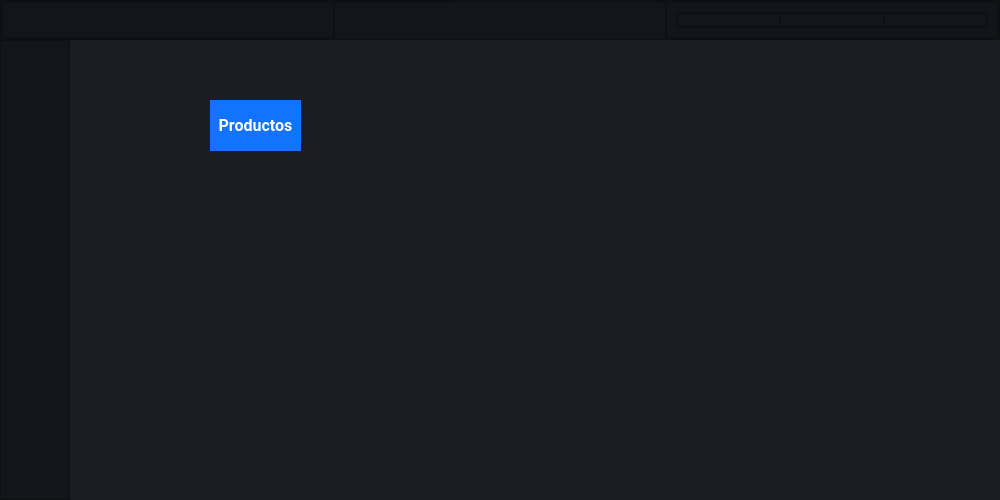
<?xml version="1.0" encoding="UTF-8"?>
<ui version="4.0">
 <class>MainWindow</class>
 <widget class="QMainWindow" name="MainWindow">
  <property name="geometry">
   <rect>
    <x>0</x>
    <y>0</y>
    <width>1000</width>
    <height>500</height>
   </rect>
  </property>
  <property name="windowTitle">
   <string>MainWindow</string>
  </property>
  <property name="styleSheet">
   <string notr="true">background-color: rgb(45, 45, 45);</string>
  </property>
  <widget class="QWidget" name="centralwidget">
   <property name="minimumSize">
    <size>
     <width>1000</width>
     <height>500</height>
    </size>
   </property>
   <layout class="QVBoxLayout" name="verticalLayout">
    <property name="spacing">
     <number>0</number>
    </property>
    <property name="leftMargin">
     <number>0</number>
    </property>
    <property name="topMargin">
     <number>0</number>
    </property>
    <property name="rightMargin">
     <number>0</number>
    </property>
    <property name="bottomMargin">
     <number>0</number>
    </property>
    <item>
     <widget class="QFrame" name="Top_Bar">
      <property name="maximumSize">
       <size>
        <width>16777215</width>
        <height>40</height>
       </size>
      </property>
      <property name="styleSheet">
       <string notr="true">background-color: rgb(35, 35, 35);
</string>
      </property>
      <property name="frameShape">
       <enum>QFrame::NoFrame</enum>
      </property>
      <property name="frameShadow">
       <enum>QFrame::Raised</enum>
      </property>
      <layout class="QHBoxLayout" name="horizontalLayout">
       <property name="spacing">
        <number>0</number>
       </property>
       <property name="leftMargin">
        <number>0</number>
       </property>
       <property name="topMargin">
        <number>0</number>
       </property>
       <property name="rightMargin">
        <number>0</number>
       </property>
       <property name="bottomMargin">
        <number>0</number>
       </property>
       <item>
        <widget class="QFrame" name="frame_top">
         <property name="minimumSize">
          <size>
           <width>0</width>
           <height>0</height>
          </size>
         </property>
         <property name="styleSheet">
          <string notr="true">background-color: rgb(18, 21, 26);</string>
         </property>
         <property name="frameShape">
          <enum>QFrame::StyledPanel</enum>
         </property>
         <property name="frameShadow">
          <enum>QFrame::Raised</enum>
         </property>
         <layout class="QHBoxLayout" name="horizontalLayout_3">
          <property name="spacing">
           <number>0</number>
          </property>
          <property name="leftMargin">
           <number>0</number>
          </property>
          <property name="topMargin">
           <number>0</number>
          </property>
          <property name="rightMargin">
           <number>0</number>
          </property>
          <property name="bottomMargin">
           <number>0</number>
          </property>
          <item>
           <widget class="QFrame" name="frame">
            <property name="frameShape">
             <enum>QFrame::StyledPanel</enum>
            </property>
            <property name="frameShadow">
             <enum>QFrame::Raised</enum>
            </property>
            <layout class="QHBoxLayout" name="horizontalLayout_4">
             <property name="spacing">
              <number>0</number>
             </property>
             <property name="leftMargin">
              <number>0</number>
             </property>
             <property name="topMargin">
              <number>0</number>
             </property>
             <property name="rightMargin">
              <number>0</number>
             </property>
             <property name="bottomMargin">
              <number>0</number>
             </property>
             <item>
              <widget class="QFrame" name="frame_izquierda">
               <property name="frameShape">
                <enum>QFrame::StyledPanel</enum>
               </property>
               <property name="frameShadow">
                <enum>QFrame::Raised</enum>
               </property>
              </widget>
             </item>
             <item>
              <widget class="QFrame" name="frame_medio">
               <property name="sizePolicy">
                <sizepolicy hsizetype="Preferred" vsizetype="Preferred">
                 <horstretch>0</horstretch>
                 <verstretch>7</verstretch>
                </sizepolicy>
               </property>
               <property name="minimumSize">
                <size>
                 <width>0</width>
                 <height>40</height>
                </size>
               </property>
               <property name="frameShape">
                <enum>QFrame::StyledPanel</enum>
               </property>
               <property name="frameShadow">
                <enum>QFrame::Raised</enum>
               </property>
               <widget class="QLabel" name="label">
                <property name="geometry">
                 <rect>
                  <x>120</x>
                  <y>-25</y>
                  <width>202</width>
                  <height>80</height>
                 </rect>
                </property>
                <property name="sizePolicy">
                 <sizepolicy hsizetype="Maximum" vsizetype="Maximum">
                  <horstretch>0</horstretch>
                  <verstretch>0</verstretch>
                 </sizepolicy>
                </property>
                <property name="styleSheet">
                 <string notr="true">border-image: url(:/cct/Logo.png);</string>
                </property>
                <property name="text">
                 <string/>
                </property>
               </widget>
              </widget>
             </item>
             <item>
              <widget class="QFrame" name="frame_derecha">
               <property name="sizePolicy">
                <sizepolicy hsizetype="Preferred" vsizetype="Preferred">
                 <horstretch>0</horstretch>
                 <verstretch>0</verstretch>
                </sizepolicy>
               </property>
               <property name="frameShape">
                <enum>QFrame::StyledPanel</enum>
               </property>
               <property name="frameShadow">
                <enum>QFrame::Raised</enum>
               </property>
               <layout class="QHBoxLayout" name="horizontalLayout_5">
                <item>
                 <widget class="QFrame" name="frame_2">
                  <property name="frameShape">
                   <enum>QFrame::StyledPanel</enum>
                  </property>
                  <property name="frameShadow">
                   <enum>QFrame::Raised</enum>
                  </property>
                  <layout class="QHBoxLayout" name="horizontalLayout_6">
                   <property name="spacing">
                    <number>0</number>
                   </property>
                   <property name="leftMargin">
                    <number>0</number>
                   </property>
                   <property name="topMargin">
                    <number>0</number>
                   </property>
                   <property name="rightMargin">
                    <number>0</number>
                   </property>
                   <property name="bottomMargin">
                    <number>0</number>
                   </property>
                   <item>
                    <widget class="QFrame" name="frame_interno_izquierdo">
                     <property name="frameShape">
                      <enum>QFrame::StyledPanel</enum>
                     </property>
                     <property name="frameShadow">
                      <enum>QFrame::Raised</enum>
                     </property>
                    </widget>
                   </item>
                   <item>
                    <widget class="QFrame" name="frame_intern_medio">
                     <property name="frameShape">
                      <enum>QFrame::StyledPanel</enum>
                     </property>
                     <property name="frameShadow">
                      <enum>QFrame::Raised</enum>
                     </property>
                    </widget>
                   </item>
                   <item>
                    <widget class="QFrame" name="frame_interno_derecha">
                     <property name="frameShape">
                      <enum>QFrame::StyledPanel</enum>
                     </property>
                     <property name="frameShadow">
                      <enum>QFrame::Raised</enum>
                     </property>
                     <layout class="QHBoxLayout" name="horizontalLayout_7">
                      <property name="spacing">
                       <number>0</number>
                      </property>
                      <property name="leftMargin">
                       <number>0</number>
                      </property>
                      <property name="topMargin">
                       <number>0</number>
                      </property>
                      <property name="rightMargin">
                       <number>0</number>
                      </property>
                      <property name="bottomMargin">
                       <number>0</number>
                      </property>
                      <item alignment="Qt::AlignHCenter|Qt::AlignTop">
                       <widget class="QPushButton" name="Btn_minimize">
                        <property name="sizePolicy">
                         <sizepolicy hsizetype="Fixed" vsizetype="Fixed">
                          <horstretch>0</horstretch>
                          <verstretch>0</verstretch>
                         </sizepolicy>
                        </property>
                        <property name="styleSheet">
                         <string notr="true">border: none;
</string>
                        </property>
                        <property name="text">
                         <string/>
                        </property>
                        <property name="icon">
                         <iconset resource="Iconos/logo.qrc">
                          <normaloff>:/cct/Exit.png</normaloff>:/cct/Exit.png</iconset>
                        </property>
                        <property name="iconSize">
                         <size>
                          <width>45</width>
                          <height>45</height>
                         </size>
                        </property>
                       </widget>
                      </item>
                      <item alignment="Qt::AlignHCenter|Qt::AlignTop">
                       <widget class="QPushButton" name="Btn_Maximize">
                        <property name="sizePolicy">
                         <sizepolicy hsizetype="Fixed" vsizetype="Fixed">
                          <horstretch>0</horstretch>
                          <verstretch>0</verstretch>
                         </sizepolicy>
                        </property>
                        <property name="styleSheet">
                         <string notr="true">border: none;
</string>
                        </property>
                        <property name="text">
                         <string/>
                        </property>
                        <property name="icon">
                         <iconset resource="Iconos/logo.qrc">
                          <normaloff>:/cct/Exit.png</normaloff>:/cct/Exit.png</iconset>
                        </property>
                        <property name="iconSize">
                         <size>
                          <width>45</width>
                          <height>45</height>
                         </size>
                        </property>
                       </widget>
                      </item>
                      <item>
                       <widget class="QPushButton" name="Btn_close">
                        <property name="sizePolicy">
                         <sizepolicy hsizetype="Minimum" vsizetype="Fixed">
                          <horstretch>0</horstretch>
                          <verstretch>0</verstretch>
                         </sizepolicy>
                        </property>
                        <property name="styleSheet">
                         <string notr="true">border: none;</string>
                        </property>
                        <property name="text">
                         <string/>
                        </property>
                        <property name="icon">
                         <iconset resource="Iconos/logo.qrc">
                          <normaloff>:/cct/Exit.png</normaloff>:/cct/Exit.png</iconset>
                        </property>
                        <property name="iconSize">
                         <size>
                          <width>45</width>
                          <height>45</height>
                         </size>
                        </property>
                       </widget>
                      </item>
                     </layout>
                    </widget>
                   </item>
                  </layout>
                 </widget>
                </item>
               </layout>
              </widget>
             </item>
            </layout>
           </widget>
          </item>
         </layout>
        </widget>
       </item>
      </layout>
     </widget>
    </item>
    <item>
     <widget class="QFrame" name="Content">
      <property name="frameShape">
       <enum>QFrame::NoFrame</enum>
      </property>
      <property name="frameShadow">
       <enum>QFrame::Raised</enum>
      </property>
      <layout class="QHBoxLayout" name="horizontalLayout_2">
       <property name="spacing">
        <number>0</number>
       </property>
       <property name="leftMargin">
        <number>0</number>
       </property>
       <property name="topMargin">
        <number>0</number>
       </property>
       <property name="rightMargin">
        <number>0</number>
       </property>
       <property name="bottomMargin">
        <number>0</number>
       </property>
       <item>
        <widget class="QFrame" name="frame_left_menu">
         <property name="minimumSize">
          <size>
           <width>70</width>
           <height>0</height>
          </size>
         </property>
         <property name="maximumSize">
          <size>
           <width>70</width>
           <height>16777215</height>
          </size>
         </property>
         <property name="styleSheet">
          <string notr="true">background-color: #12151a;</string>
         </property>
         <property name="frameShape">
          <enum>QFrame::StyledPanel</enum>
         </property>
         <property name="frameShadow">
          <enum>QFrame::Raised</enum>
         </property>
         <layout class="QVBoxLayout" name="verticalLayout_2">
          <property name="spacing">
           <number>0</number>
          </property>
          <property name="leftMargin">
           <number>0</number>
          </property>
          <property name="topMargin">
           <number>0</number>
          </property>
          <property name="rightMargin">
           <number>0</number>
          </property>
          <property name="bottomMargin">
           <number>0</number>
          </property>
          <item alignment="Qt::AlignTop">
           <widget class="QFrame" name="frame_top_menus">
            <property name="minimumSize">
             <size>
              <width>0</width>
              <height>40</height>
             </size>
            </property>
            <property name="frameShape">
             <enum>QFrame::NoFrame</enum>
            </property>
            <property name="frameShadow">
             <enum>QFrame::Raised</enum>
            </property>
            <layout class="QVBoxLayout" name="verticalLayout_3">
             <property name="spacing">
              <number>0</number>
             </property>
             <property name="leftMargin">
              <number>0</number>
             </property>
             <property name="topMargin">
              <number>0</number>
             </property>
             <property name="rightMargin">
              <number>0</number>
             </property>
             <property name="bottomMargin">
              <number>0</number>
             </property>
             <item>
              <widget class="QPushButton" name="Btn_Menu_5">
               <property name="styleSheet">
                <string notr="true">border: none;</string>
               </property>
               <property name="text">
                <string/>
               </property>
               <property name="icon">
                <iconset resource="Iconos/logo.qrc">
                 <normaloff>:/cct/Menú.png</normaloff>:/cct/Menú.png</iconset>
               </property>
               <property name="iconSize">
                <size>
                 <width>50</width>
                 <height>50</height>
                </size>
               </property>
              </widget>
             </item>
             <item>
              <widget class="QPushButton" name="Btn_Menu_4">
               <property name="minimumSize">
                <size>
                 <width>0</width>
                 <height>40</height>
                </size>
               </property>
               <property name="font">
                <font>
                 <family>Roboto</family>
                 <pointsize>14</pointsize>
                 <weight>75</weight>
                 <bold>true</bold>
                </font>
               </property>
               <property name="styleSheet">
                <string notr="true">QPushButton {
color: #b3b3b3;
background-color: #12151a;
border: 0px solid;
}

QPushButton:hover {
background-color: rgb(85, 170, 255);
}
</string>
               </property>
               <property name="text">
                <string/>
               </property>
               <property name="icon">
                <iconset>
                 <normaloff>Iconos/Productos.png</normaloff>Iconos/Productos.png</iconset>
               </property>
               <property name="iconSize">
                <size>
                 <width>60</width>
                 <height>60</height>
                </size>
               </property>
              </widget>
             </item>
             <item>
              <widget class="QPushButton" name="Btn_Menu_1">
               <property name="minimumSize">
                <size>
                 <width>0</width>
                 <height>40</height>
                </size>
               </property>
               <property name="font">
                <font>
                 <family>Roboto</family>
                 <pointsize>14</pointsize>
                 <weight>75</weight>
                 <bold>true</bold>
                </font>
               </property>
               <property name="styleSheet">
                <string notr="true">QPushButton {
color: #b3b3b3;
background-color: #12151a;
border: 0px solid;
border: none;
}

QPushButton:hover {
background-color: rgb(85, 170, 255);
}
</string>
               </property>
               <property name="text">
                <string/>
               </property>
               <property name="icon">
                <iconset resource="Iconos/logo.qrc">
                 <normaloff>:/cct/Depósito.png</normaloff>:/cct/Depósito.png</iconset>
               </property>
               <property name="iconSize">
                <size>
                 <width>60</width>
                 <height>60</height>
                </size>
               </property>
              </widget>
             </item>
             <item>
              <widget class="QPushButton" name="Btn_Menu_2">
               <property name="minimumSize">
                <size>
                 <width>0</width>
                 <height>40</height>
                </size>
               </property>
               <property name="font">
                <font>
                 <family>Roboto</family>
                 <pointsize>14</pointsize>
                 <weight>75</weight>
                 <bold>true</bold>
                </font>
               </property>
               <property name="styleSheet">
                <string notr="true">QPushButton {
color: #b3b3b3;
background-color: #12151a;
border: 0px solid;
border: none;
}

QPushButton:hover {
background-color: rgb(85, 170, 255);
}</string>
               </property>
               <property name="text">
                <string/>
               </property>
               <property name="icon">
                <iconset>
                 <normaloff>Iconos/Usuarios.png</normaloff>Iconos/Usuarios.png</iconset>
               </property>
               <property name="iconSize">
                <size>
                 <width>60</width>
                 <height>60</height>
                </size>
               </property>
              </widget>
             </item>
            </layout>
           </widget>
          </item>
          <item>
           <widget class="QPushButton" name="Btn_Menu_3">
            <property name="minimumSize">
             <size>
              <width>0</width>
              <height>40</height>
             </size>
            </property>
            <property name="font">
             <font>
              <family>Roboto</family>
              <pointsize>14</pointsize>
              <weight>75</weight>
              <bold>true</bold>
             </font>
            </property>
            <property name="styleSheet">
             <string notr="true">QPushButton {
color: #b3b3b3;
background-color: #12151a;
border: none;
}

QPushButton:hover {
background-color: rgb(85, 170, 255);
}</string>
            </property>
            <property name="text">
             <string/>
            </property>
            <property name="icon">
             <iconset resource="Iconos/logo.qrc">
              <normaloff>:/cct/Exit.png</normaloff>:/cct/Exit.png</iconset>
            </property>
            <property name="iconSize">
             <size>
              <width>60</width>
              <height>60</height>
             </size>
            </property>
           </widget>
          </item>
         </layout>
        </widget>
       </item>
       <item>
        <widget class="QFrame" name="frame_pages">
         <property name="styleSheet">
          <string notr="true">border: none;</string>
         </property>
         <property name="frameShape">
          <enum>QFrame::StyledPanel</enum>
         </property>
         <property name="frameShadow">
          <enum>QFrame::Raised</enum>
         </property>
         <layout class="QVBoxLayout" name="verticalLayout_4">
          <property name="spacing">
           <number>0</number>
          </property>
          <property name="leftMargin">
           <number>0</number>
          </property>
          <property name="topMargin">
           <number>0</number>
          </property>
          <property name="rightMargin">
           <number>0</number>
          </property>
          <property name="bottomMargin">
           <number>0</number>
          </property>
          <item>
           <widget class="QStackedWidget" name="Pages_Widget">
            <property name="styleSheet">
             <string notr="true">background-color: #1a1e23;
border: none;</string>
            </property>
            <widget class="QWidget" name="page_1">
             <widget class="QLabel" name="label_productos">
              <property name="geometry">
               <rect>
                <x>140</x>
                <y>60</y>
                <width>91</width>
                <height>51</height>
               </rect>
              </property>
              <property name="font">
               <font>
                <family>Roboto</family>
                <pointsize>12</pointsize>
                <weight>75</weight>
                <bold>true</bold>
               </font>
              </property>
              <property name="styleSheet">
               <string notr="true">background-color: rgb(17, 115, 255);</string>
              </property>
              <property name="text">
               <string>&lt;html&gt;&lt;head/&gt;&lt;body&gt;&lt;p align=&quot;center&quot;&gt;&lt;span style=&quot; color:#ffffff;&quot;&gt;Productos&lt;/span&gt;&lt;/p&gt;&lt;/body&gt;&lt;/html&gt;</string>
              </property>
             </widget>
            </widget>
            <widget class="QWidget" name="page_3">
             <widget class="QLabel" name="label_usuarios">
              <property name="geometry">
               <rect>
                <x>90</x>
                <y>70</y>
                <width>111</width>
                <height>71</height>
               </rect>
              </property>
              <property name="font">
               <font>
                <family>Roboto</family>
                <pointsize>12</pointsize>
                <weight>75</weight>
                <bold>true</bold>
               </font>
              </property>
              <property name="styleSheet">
               <string notr="true">background-color: rgb(17, 115, 255);</string>
              </property>
              <property name="text">
               <string>&lt;html&gt;&lt;head/&gt;&lt;body&gt;&lt;p align=&quot;center&quot;&gt;&lt;span style=&quot; color:#ffffff;&quot;&gt;Usuarios&lt;/span&gt;&lt;/p&gt;&lt;/body&gt;&lt;/html&gt;</string>
              </property>
             </widget>
            </widget>
            <widget class="QWidget" name="page_2">
             <widget class="QLabel" name="label_deposito">
              <property name="geometry">
               <rect>
                <x>150</x>
                <y>60</y>
                <width>61</width>
                <height>31</height>
               </rect>
              </property>
              <property name="font">
               <font>
                <family>Roboto</family>
                <pointsize>12</pointsize>
                <weight>75</weight>
                <bold>true</bold>
               </font>
              </property>
              <property name="styleSheet">
               <string notr="true">background-color: rgb(17, 115, 255);</string>
              </property>
              <property name="text">
               <string>&lt;html&gt;&lt;head/&gt;&lt;body&gt;&lt;p align=&quot;center&quot;&gt;&lt;span style=&quot; color:#ffffff;&quot;&gt;Depósito&lt;/span&gt;&lt;/p&gt;&lt;/body&gt;&lt;/html&gt;</string>
              </property>
             </widget>
            </widget>
           </widget>
          </item>
         </layout>
        </widget>
       </item>
      </layout>
     </widget>
    </item>
   </layout>
  </widget>
 </widget>
 <tabstops>
  <tabstop>Btn_Menu_1</tabstop>
  <tabstop>Btn_Menu_2</tabstop>
  <tabstop>Btn_Menu_3</tabstop>
  <tabstop>Btn_Menu_5</tabstop>
  <tabstop>Btn_Menu_4</tabstop>
 </tabstops>
 <resources>
  <include location="Iconos/logo.qrc"/>
 </resources>
 <connections/>
</ui>
